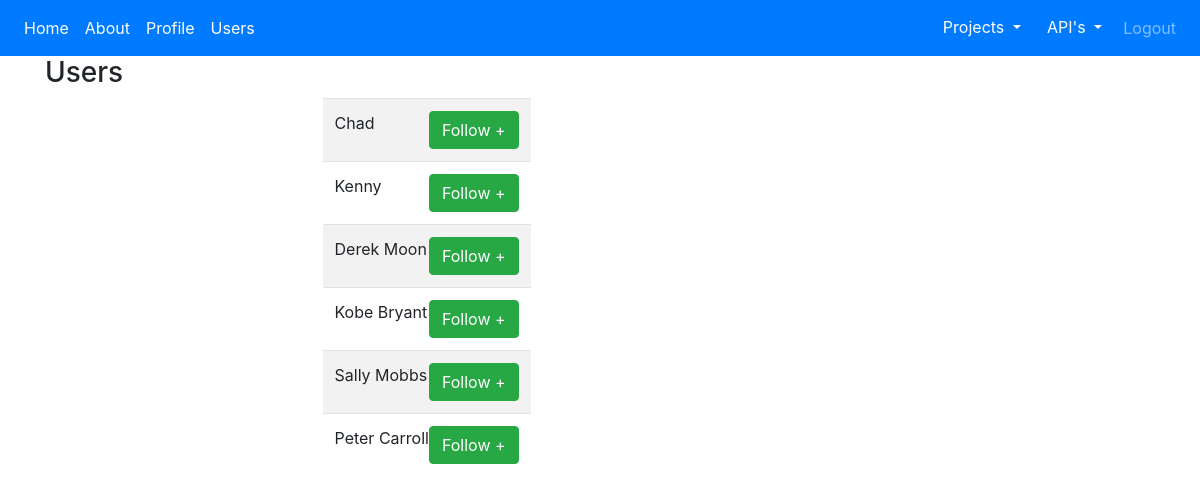
Screenshot of /users (signed in) with the database file from the repository.
### app/models.py (models this page shows, shortened)
class User(db.Model,UserMixin):
    id = db.Column(db.Integer, primary_key=True)
    name = db.Column(db.String(40), nullable=False)
    email = db.Column(db.String(50), nullable=False, unique=True)
    password = db.Column(db.String(180), nullable=False)
    created_on = db.Column(db.DateTime, nullable=False,
                           default=datetime.utcnow)
    posts = db.relationship('Post',backref='author', lazy='dynamic')
    followed = db.relationship(
        'User',
        secondary=followers,
        primaryjoin=(followers.c.follower_id == id),
        secondaryjoin=(followers.c.followed_id == id),
        backref=db.backref('followers', lazy='dynamic'),
        lazy = "dynamic"
    )
    def __str__(self):
        return self.name
    def is_following(self,user):
        return self.followed.filter(followers.c.followed_id == user.id).count() > 0

### app/blueprints/main/routes.py (the view)
@main.route('/users')
@login_required
def users():
    context = {
        'users':[i for i in User.query.all() if i.id != current_user.id]
    }
    return render_template('users.html', **context)

### app/models.py (called while the page is built)
@login.user_loader
def get_user(id):
    return User.query.get(int(id))

### app/templates/users.html
{% extends 'layout.html' %}
{% block content %}
  <h3>Users</h3>
<div class="com-md-6 offset-md-3">
<table class="table table-striped table-inverse table-responsive">
    <tbody>
      {% if users %}
        {% for u in users %}
          <tr>
            <td>
              {{ u }}
              {% if current_user.is_following(u) %}
              <span class="float-right"> <a href="{{url_for('main.users_remove', user=u)}}" class="btn btn-warning">Unfollow -</a></span>
              {% else%}
              <span class="float-right"> <a href="{{url_for('main.users_add', user=u)}}" class="btn btn-success">Follow +</a></span>
              {% endif %}
            </td>
          </tr>
        {% endfor %}
      {% endif %}
    </tbody>
</table>
</div>
  {% endblock %}

### rows the page displays
User: name "Chad"
User: name "Kenny"
User: name "Derek Moon"
User: name "Kobe Bryant"
User: name "Sally Mobbs"
User: name "Peter Carroll"
